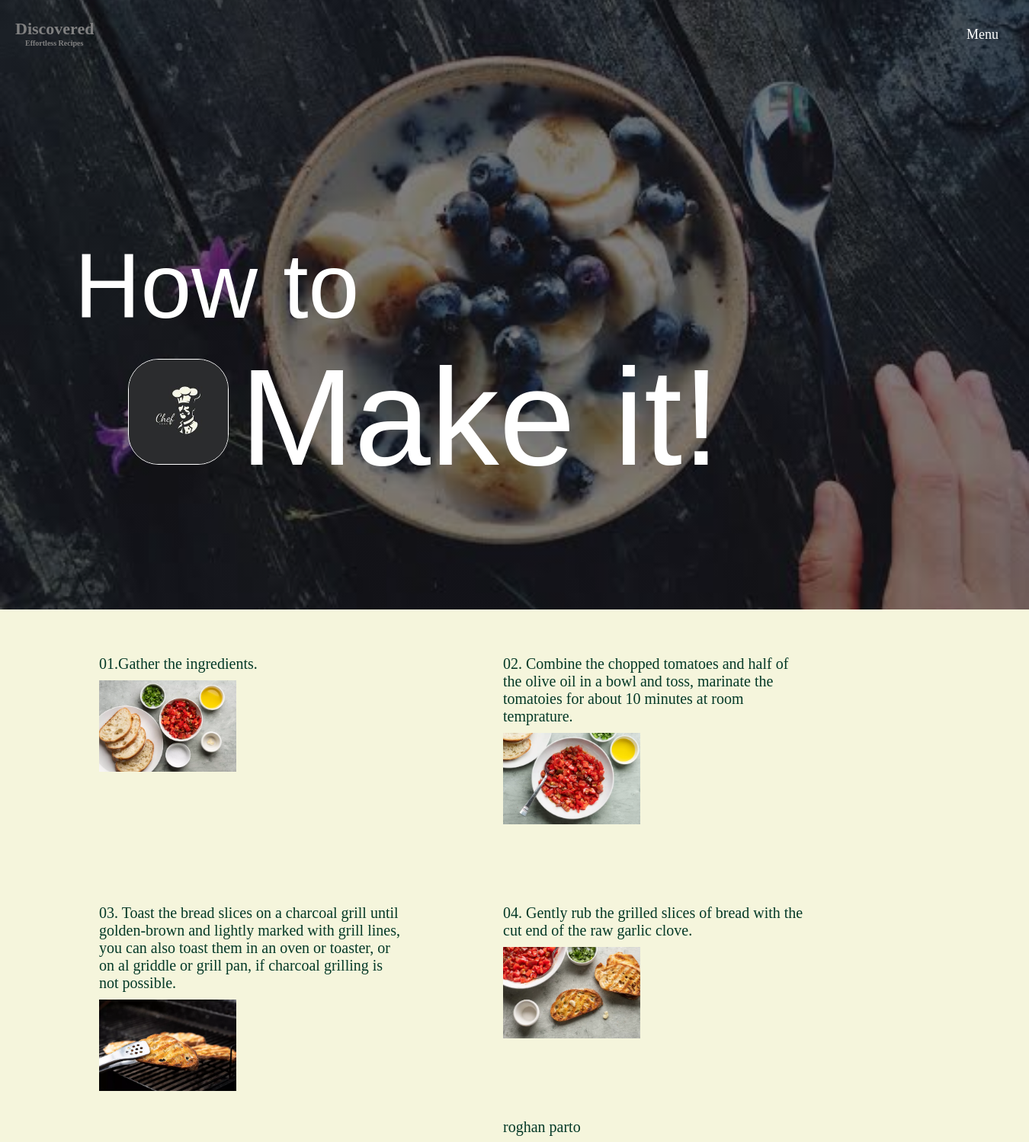
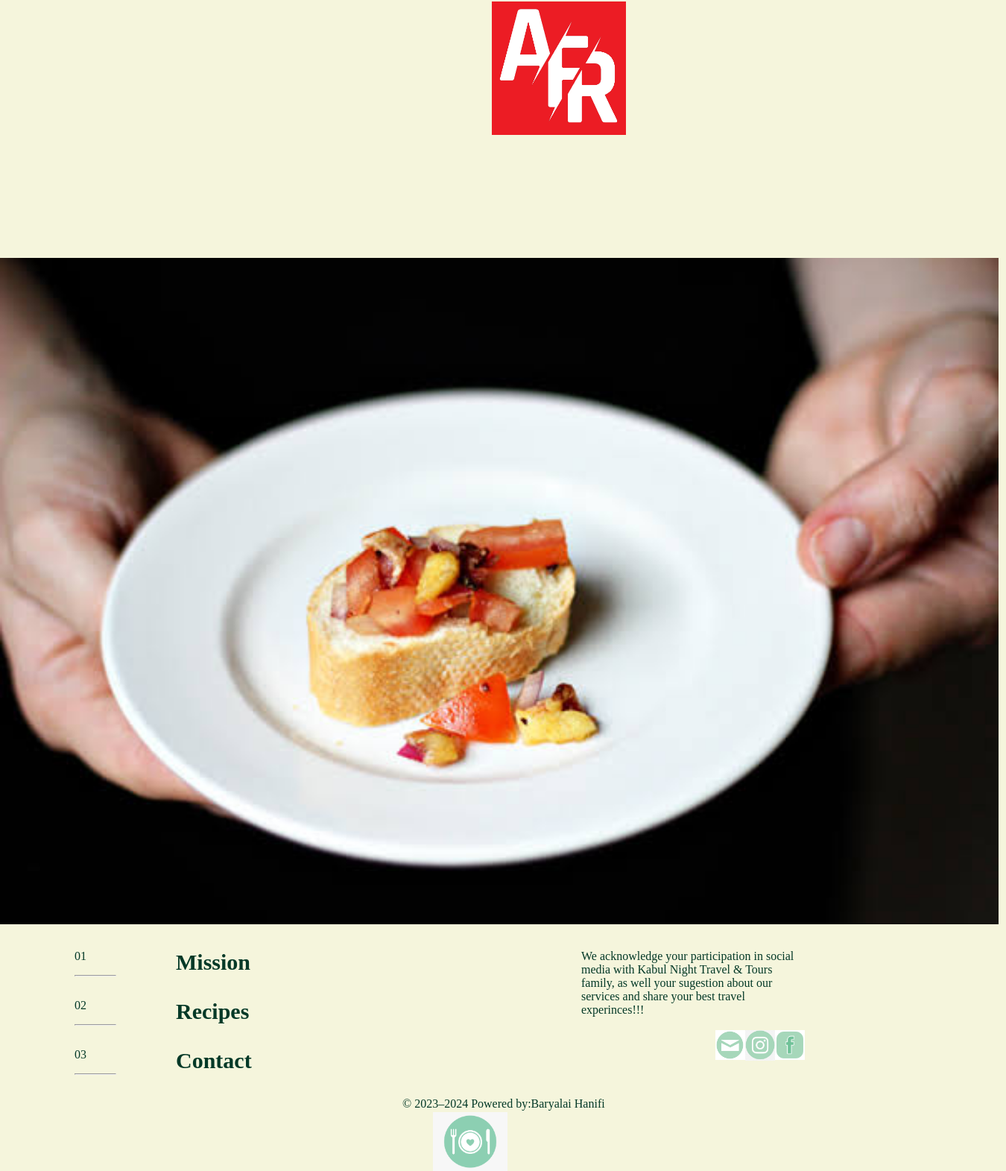
The page /step.php?recipe_id=20 on the database its author committed (2 pictures, top to bottom).
### tables this page shows
CREATE TABLE `tbl_step` (
  `id` int(11) NOT NULL,
  `step` text DEFAULT NULL,
  `image` varchar(150) DEFAULT NULL,
  `foodrecipe_id` int(11) DEFAULT NULL
);

### step.php (the view, shortened to what this page needs)
<?php include('./config/constants.php'); ?>
<!DOCTYPE html>
<html>
<head>
	<link rel="stylesheet" type="text/css" href="./css/frontend.css">
</head>
<body style="background-color:#f5f5dc">
 <header
       style="background-image:
       linear-gradient(rgba(0,0,0,0.5),rgba(0,0,0,0.5)),
       url(images/mission-1.jpeg);
       height: 100vh;
       background-size: cover;
       background-position: center;
       color: white"" id="main-header-02">
       <div id="recipes-navbar">
        <a style="color: white;" href="menu.php">Menu</a>
       </div>
       <div style="color:grey" id="recipes-h3-h6-sty">
           <h3>Discovered<br>
           <p>Effortless Recipes</p></h3>
           <br>
       </div>
       <div id="recipe-name">
        <p>How to</p>
        <img src="images/chefss.jpeg"><span style="font-size:180px; ">Make it!</span>
       </div>
    </header>
    <?php
    if (isset($_GET['recipe_id'])){
	$recipe_id=$_GET['recipe_id'];
	$sql = "SELECT * FROM tbl_step WHERE foodrecipe_id = $recipe_id";
	$result = mysqli_query($conn,$sql);
	$count = mysqli_num_rows($result);
	if($count>0) {
		while($row = mysqli_fetch_assoc($result)){
		$step = $row['step'];
		$image=$row['image'];
		?>
	    <div class="food-recipe">
	    <section id="make-recipe1">
	    <div id="text-recipe1">
	    <p><?php echo $step;?>
	    <?php
	       if ($image=="") {
	                echo "<div class='error'>Image not availabe</div>";
	          }else{
	          ?>
	          <img src="<?php echo SITEURL;?>images/step/<?php echo $image; ?>">
	          <?php
	                  	}
	        ?>
		</p>
	    </div>
	    </section>
        </div>
        <?php
	}
	}
	else{
	    header('location:'.SITEURL.'recipe1.php');
	}
}else{
	header('location:'.SITEURL.'recipe1.php');
}
?>
<div>
		    <div id="recipe1-img2">
					<img src="images/bruschetta3.jpeg">
		    </div>
</div>
<?php include('./partiales-front/footer.php');?>

### css/frontend.css (style rules this page uses)
* { margin:0; padding: 0; font-size: relative; }
#recipes-navbar { float:right; list-style: none; margin-top:35px; margin-right:20px; }
#recipes-navbar a { color:#043927; text-decoration: none; padding: 5px 20px; font-family: "Times New Roman",Times,serif; font-size: 18px; }
#recipes-h3-h6-sty { color:black; font-family: "Times New Roman",Times,serif; float:left; margin-top:25px; margin-right:20px; }
#recipes-h3-h6-sty h3 { margin-top:0px; margin-left:20px; font-size: 22px; position: fixed; }
#recipes-h3-h6-sty h3 p { font-size: 10px; margin-left:13px; }
#recipe-name { font-size: 120px; float: right; margin-top: 250px; margin-right: 30%; font-family:Helvetica,sans-serif; }
.food-recipe { margin-top:20px; color: #043927; background-color:#f5f5dc; }
#text-recipe1 { float: left; margin-bottom: 50px; }
#text-recipe1 p { margin-left: 130px; margin-top: 40px; font-size: 20px; width: 400px; }
#text-recipe1 p img { width: 180px; height: auto; margin-top: 10px; margin-right:250px; margin-bottom: 10px; }
#recipe1-img2 { margin-top:600px; margin-bottom: 30px; }
#recipe1-img2 img { margin-top:100px; width:1340px; height: auto; }
#recipe-name img { width: 130px; height: auto; margin-right:15px; margin-top: 25px; margin-left: 70px; border: 1px solid white; border-radius: 40px; }

### rows shown on the page
tbl_step: step "01.Gather the ingredients.", image (picture)
tbl_step: step "02. Combine the chopped tomatoes and half of the olive oil in a bowl and toss, marinate the tomatoies for about 10 minutes at room temprature.", image (picture)
tbl_step: step "03. Toast the bread slices on a charcoal grill until golden-brown and lightly marked with grill lines, you can also toast them in an oven or toaster, or on al griddle or grill pan, if charcoal grilling is not possible.", image (picture)
tbl_step: step "04. Gently rub the grilled slices of bread with the cut end of the raw garlic clove.", image (picture)
tbl_step: step "roghan parto", image (picture)

### other values the page prints
$startYear "2023"
